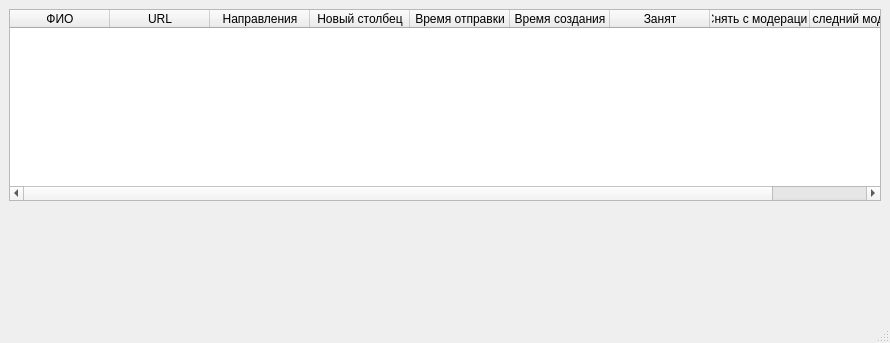
<?xml version="1.0" encoding="UTF-8"?>
<ui version="4.0">
 <class>MainWindow</class>
 <widget class="QMainWindow" name="MainWindow">
  <property name="geometry">
   <rect>
    <x>0</x>
    <y>0</y>
    <width>890</width>
    <height>343</height>
   </rect>
  </property>
  <property name="windowTitle">
   <string>MainWindow</string>
  </property>
  <widget class="QWidget" name="centralwidget">
   <layout class="QVBoxLayout" name="verticalLayout_2">
    <item>
     <layout class="QVBoxLayout" name="verticalLayout">
      <item>
       <widget class="QTableWidget" name="tableWidget">
        <property name="editTriggers">
         <set>QAbstractItemView::NoEditTriggers</set>
        </property>
        <attribute name="horizontalHeaderStretchLastSection">
         <bool>true</bool>
        </attribute>
        <column>
         <property name="text">
          <string>ФИО</string>
         </property>
        </column>
        <column>
         <property name="text">
          <string>URL</string>
         </property>
        </column>
        <column>
         <property name="text">
          <string>Направления</string>
         </property>
        </column>
        <column>
         <property name="text">
          <string>Новый столбец</string>
         </property>
        </column>
        <column>
         <property name="text">
          <string>Время отправки</string>
         </property>
        </column>
        <column>
         <property name="text">
          <string>Время создания</string>
         </property>
        </column>
        <column>
         <property name="text">
          <string>Занят</string>
         </property>
        </column>
        <column>
         <property name="text">
          <string>Снять с модерации</string>
         </property>
        </column>
        <column>
         <property name="text">
          <string>Последний модератор</string>
         </property>
        </column>
       </widget>
      </item>
      <item>
       <spacer name="verticalSpacer">
        <property name="orientation">
         <enum>Qt::Vertical</enum>
        </property>
        <property name="sizeHint" stdset="0">
         <size>
          <width>20</width>
          <height>40</height>
         </size>
        </property>
       </spacer>
      </item>
      <item>
       <layout class="QHBoxLayout" name="horizontalLayout_2">
        <item>
         <widget class="QLabel" name="label_icon_connection">
          <property name="text">
           <string/>
          </property>
         </widget>
        </item>
        <item>
         <widget class="QLabel" name="label_status_connection">
          <property name="text">
           <string/>
          </property>
         </widget>
        </item>
        <item>
         <spacer name="horizontalSpacer">
          <property name="orientation">
           <enum>Qt::Horizontal</enum>
          </property>
          <property name="sizeHint" stdset="0">
           <size>
            <width>40</width>
            <height>20</height>
           </size>
          </property>
         </spacer>
        </item>
       </layout>
      </item>
     </layout>
    </item>
   </layout>
  </widget>
  <widget class="QMenuBar" name="menubar">
   <property name="geometry">
    <rect>
     <x>0</x>
     <y>0</y>
     <width>890</width>
     <height>21</height>
    </rect>
   </property>
  </widget>
  <widget class="QStatusBar" name="statusbar"/>
 </widget>
 <resources/>
 <connections/>
</ui>
